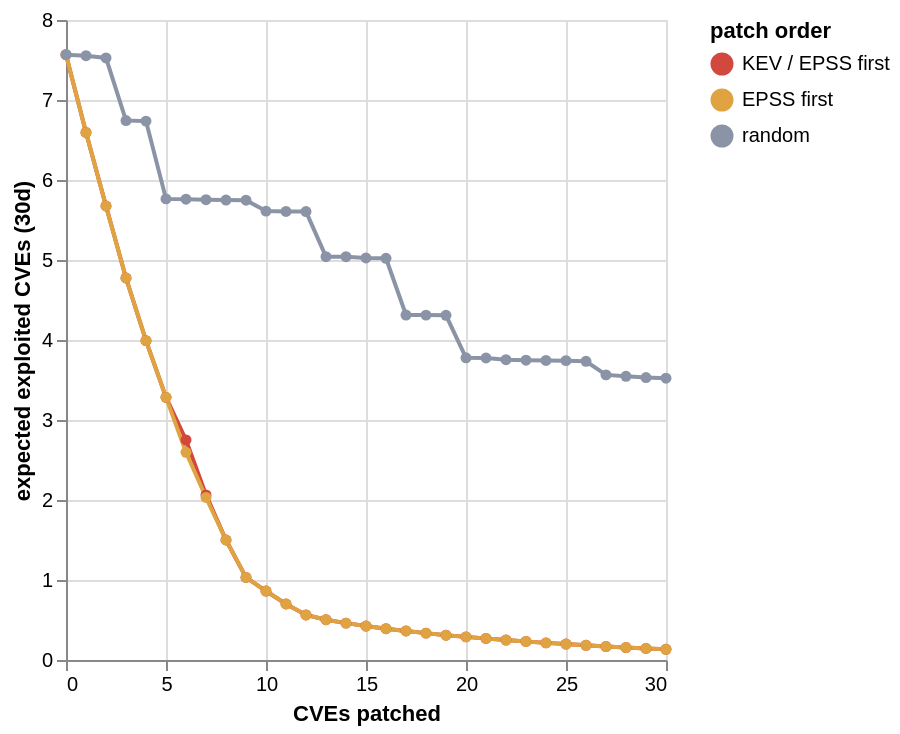

This figure's Vega-Lite source:
### Vega-Lite specification from a JSON file in a GitHub repository (floating-point values rounded to 4 significant figures)
{"$schema": "https://vega.github.io/schema/vega-lite/v5.json", "width": "container", "height": 320, "data": {"values": [{"strategy": "KEV / EPSS first", "patched": 0, "expected_exploited": 7.567, "breach_prob": 1.0}, {"strategy": "KEV / EPSS first", "patched": 1, "expected_exploited": 6.594, "breach_prob": 1.0}, {"strategy": "KEV / EPSS first", "patched": 2, "expected_exploited": 5.675, "breach_prob": 0.9999}, {"strategy": "KEV / EPSS first", "patched": 3, "expected_exploited": 4.775, "breach_prob": 0.9993}, {"strategy": "KEV / EPSS first", "patched": 4, "expected_exploited": 3.992, "breach_prob": 0.9966}, {"strategy": "KEV / EPSS first", "patched": 5, "expected_exploited": 3.283, "breach_prob": 0.9885}, {"strategy": "KEV / EPSS first", "patched": 6, "expected_exploited": 2.751, "breach_prob": 0.9754}, {"strategy": "KEV / EPSS first", "patched": 7, "expected_exploited": 2.064, "breach_prob": 0.9213}, {"strategy": "KEV / EPSS first", "patched": 8, "expected_exploited": 1.5, "breach_prob": 0.8196}, {"strategy": "KEV / EPSS first", "patched": 9, "expected_exploited": 1.032, "breach_prob": 0.6606}, {"strategy": "KEV / EPSS first", "patched": 10, "expected_exploited": 0.862, "breach_prob": 0.5911}, {"strategy": "KEV / EPSS first", "patched": 11, "expected_exploited": 0.7, "breach_prob": 0.5121}, {"strategy": "KEV / EPSS first", "patched": 12, "expected_exploited": 0.563, "breach_prob": 0.4346}, {"strategy": "KEV / EPSS first", "patched": 13, "expected_exploited": 0.504, "breach_prob": 0.3991}, {"strategy": "KEV / EPSS first", "patched": 14, "expected_exploited": 0.461, "breach_prob": 0.3719}, {"strategy": "KEV / EPSS first", "patched": 15, "expected_exploited": 0.424, "breach_prob": 0.3481}, {"strategy": "KEV / EPSS first", "patched": 16, "expected_exploited": 0.391, "breach_prob": 0.3254}, {"strategy": "KEV / EPSS first", "patched": 17, "expected_exploited": 0.363, "breach_prob": 0.306}, {"strategy": "KEV / EPSS first", "patched": 18, "expected_exploited": 0.336, "breach_prob": 0.287}, {"strategy": "KEV / EPSS first", "patched": 19, "expected_exploited": 0.31, "breach_prob": 0.2681}, {"strategy": "KEV / EPSS first", "patched": 20, "expected_exploited": 0.289, "breach_prob": 0.2524}, {"strategy": "KEV / EPSS first", "patched": 21, "expected_exploited": 0.269, "breach_prob": 0.2367}, {"strategy": "KEV / EPSS first", "patched": 22, "expected_exploited": 0.249, "breach_prob": 0.2217}, {"strategy": "KEV / EPSS first", "patched": 23, "expected_exploited": 0.232, "breach_prob": 0.2076}, {"strategy": "KEV / EPSS first", "patched": 24, "expected_exploited": 0.214, "breach_prob": 0.1937}, {"strategy": "KEV / EPSS first", "patched": 25, "expected_exploited": 0.199, "breach_prob": 0.181}, {"strategy": "KEV / EPSS first", "patched": 26, "expected_exploited": 0.184, "breach_prob": 0.1683}, {"strategy": "KEV / EPSS first", "patched": 27, "expected_exploited": 0.168, "breach_prob": 0.1554}, {"strategy": "KEV / EPSS first", "patched": 28, "expected_exploited": 0.156, "breach_prob": 0.1445}, {"strategy": "KEV / EPSS first", "patched": 29, "expected_exploited": 0.144, "breach_prob": 0.1343}, {"strategy": "KEV / EPSS first", "patched": 30, "expected_exploited": 0.134, "breach_prob": 0.1253}, {"strategy": "EPSS first", "patched": 0, "expected_exploited": 7.567, "breach_prob": 1.0}, {"strategy": "EPSS first", "patched": 1, "expected_exploited": 6.594, "breach_prob": 1.0}, {"strategy": "EPSS first", "patched": 2, "expected_exploited": 5.675, "breach_prob": 0.9999}, {"strategy": "EPSS first", "patched": 3, "expected_exploited": 4.775, "breach_prob": 0.9993}, {"strategy": "EPSS first", "patched": 4, "expected_exploited": 3.992, "breach_prob": 0.9966}, {"strategy": "EPSS first", "patched": 5, "expected_exploited": 3.283, "breach_prob": 0.9885}, {"strategy": "EPSS first", "patched": 6, "expected_exploited": 2.596, "breach_prob": 0.9631}, {"strategy": "EPSS first", "patched": 7, "expected_exploited": 2.032, "breach_prob": 0.9155}, {"strategy": "EPSS first", "patched": 8, "expected_exploited": 1.5, "breach_prob": 0.8196}, {"strategy": "EPSS first", "patched": 9, "expected_exploited": 1.032, "breach_prob": 0.6606}, {"strategy": "EPSS first", "patched": 10, "expected_exploited": 0.862, "breach_prob": 0.5911}, {"strategy": "EPSS first", "patched": 11, "expected_exploited": 0.7, "breach_prob": 0.5121}, {"strategy": "EPSS first", "patched": 12, "expected_exploited": 0.563, "breach_prob": 0.4346}, {"strategy": "EPSS first", "patched": 13, "expected_exploited": 0.504, "breach_prob": 0.3991}, {"strategy": "EPSS first", "patched": 14, "expected_exploited": 0.461, "breach_prob": 0.3719}, {"strategy": "EPSS first", "patched": 15, "expected_exploited": 0.424, "breach_prob": 0.3481}, {"strategy": "EPSS first", "patched": 16, "expected_exploited": 0.391, "breach_prob": 0.3254}, {"strategy": "EPSS first", "patched": 17, "expected_exploited": 0.363, "breach_prob": 0.306}, {"strategy": "EPSS first", "patched": 18, "expected_exploited": 0.336, "breach_prob": 0.287}, {"strategy": "EPSS first", "patched": 19, "expected_exploited": 0.31, "breach_prob": 0.2681}, {"strategy": "EPSS first", "patched": 20, "expected_exploited": 0.289, "breach_prob": 0.2524}, {"strategy": "EPSS first", "patched": 21, "expected_exploited": 0.269, "breach_prob": 0.2367}, {"strategy": "EPSS first", "patched": 22, "expected_exploited": 0.249, "breach_prob": 0.2217}, {"strategy": "EPSS first", "patched": 23, "expected_exploited": 0.232, "breach_prob": 0.2076}, {"strategy": "EPSS first", "patched": 24, "expected_exploited": 0.214, "breach_prob": 0.1937}, {"strategy": "EPSS first", "patched": 25, "expected_exploited": 0.199, "breach_prob": 0.181}, {"strategy": "EPSS first", "patched": 26, "expected_exploited": 0.184, "breach_prob": 0.1683}, {"strategy": "EPSS first", "patched": 27, "expected_exploited": 0.168, "breach_prob": 0.1554}, {"strategy": "EPSS first", "patched": 28, "expected_exploited": 0.156, "breach_prob": 0.1445}, {"strategy": "EPSS first", "patched": 29, "expected_exploited": 0.144, "breach_prob": 0.1343}, {"strategy": "EPSS first", "patched": 30, "expected_exploited": 0.134, "breach_prob": 0.1253}, {"strategy": "random", "patched": 0, "expected_exploited": 7.567, "breach_prob": 1.0}, {"strategy": "random", "patched": 1, "expected_exploited": 7.554, "breach_prob": 1.0}, {"strategy": "random", "patched": 2, "expected_exploited": 7.526, "breach_prob": 1.0}, {"strategy": "random", "patched": 3, "expected_exploited": 6.743, "breach_prob": 1.0}, {"strategy": "random", "patched": 4, "expected_exploited": 6.736, "breach_prob": 1.0}, {"strategy": "random", "patched": 5, "expected_exploited": 5.764, "breach_prob": 1.0}, {"strategy": "random", "patched": 6, "expected_exploited": 5.76, "breach_prob": 1.0}, {"strategy": "random", "patched": 7, "expected_exploited": 5.754, "breach_prob": 1.0}, {"strategy": "random", "patched": 8, "expected_exploited": 5.749, "breach_prob": 1.0}, {"strategy": "random", "patched": 9, "expected_exploited": 5.748, "breach_prob": 1.0}, {"strategy": "random", "patched": 10, "expected_exploited": 5.611, "breach_prob": 1.0}, {"strategy": "random", "patched": 11, "expected_exploited": 5.607, "breach_prob": 1.0}, {"strategy": "random", "patched": 12, "expected_exploited": 5.605, "breach_prob": 1.0}, {"strategy": "random", "patched": 13, "expected_exploited": 5.041, "breach_prob": 0.9999}, {"strategy": "random", "patched": 14, "expected_exploited": 5.041, "breach_prob": 0.9999}, {"strategy": "random", "patched": 15, "expected_exploited": 5.025, "breach_prob": 0.9999}, {"strategy": "random", "patched": 16, "expected_exploited": 5.021, "breach_prob": 0.9999}, {"strategy": "random", "patched": 17, "expected_exploited": 4.312, "breach_prob": 0.9997}, {"strategy": "random", "patched": 18, "expected_exploited": 4.311, "breach_prob": 0.9997}, {"strategy": "random", "patched": 19, "expected_exploited": 4.309, "breach_prob": 0.9997}, {"strategy": "random", "patched": 20, "expected_exploited": 3.777, "breach_prob": 0.9994}, {"strategy": "random", "patched": 21, "expected_exploited": 3.775, "breach_prob": 0.9994}, {"strategy": "random", "patched": 22, "expected_exploited": 3.754, "breach_prob": 0.9994}, {"strategy": "random", "patched": 23, "expected_exploited": 3.747, "breach_prob": 0.9994}, {"strategy": "random", "patched": 24, "expected_exploited": 3.744, "breach_prob": 0.9994}, {"strategy": "random", "patched": 25, "expected_exploited": 3.742, "breach_prob": 0.9994}, {"strategy": "random", "patched": 26, "expected_exploited": 3.734, "breach_prob": 0.9994}, {"strategy": "random", "patched": 27, "expected_exploited": 3.564, "breach_prob": 0.9993}, {"strategy": "random", "patched": 28, "expected_exploited": 3.546, "breach_prob": 0.9993}, {"strategy": "random", "patched": 29, "expected_exploited": 3.531, "breach_prob": 0.9992}, {"strategy": "random", "patched": 30, "expected_exploited": 3.523, "breach_prob": 0.9992}]}, "mark": {"type": "line", "point": true, "strokeWidth": 2}, "encoding": {"x": {"field": "patched", "type": "quantitative", "title": "CVEs patched"}, "y": {"field": "expected_exploited", "type": "quantitative", "title": "expected exploited CVEs (30d)"}, "color": {"field": "strategy", "type": "nominal", "title": "patch order", "scale": {"domain": ["KEV / EPSS first", "EPSS first", "random"], "range": ["#d2483f", "#e0a341", "#8a94a6"]}}, "tooltip": [{"field": "strategy"}, {"field": "patched"}, {"field": "expected_exploited"}, {"field": "breach_prob", "format": ".1%"}]}}
